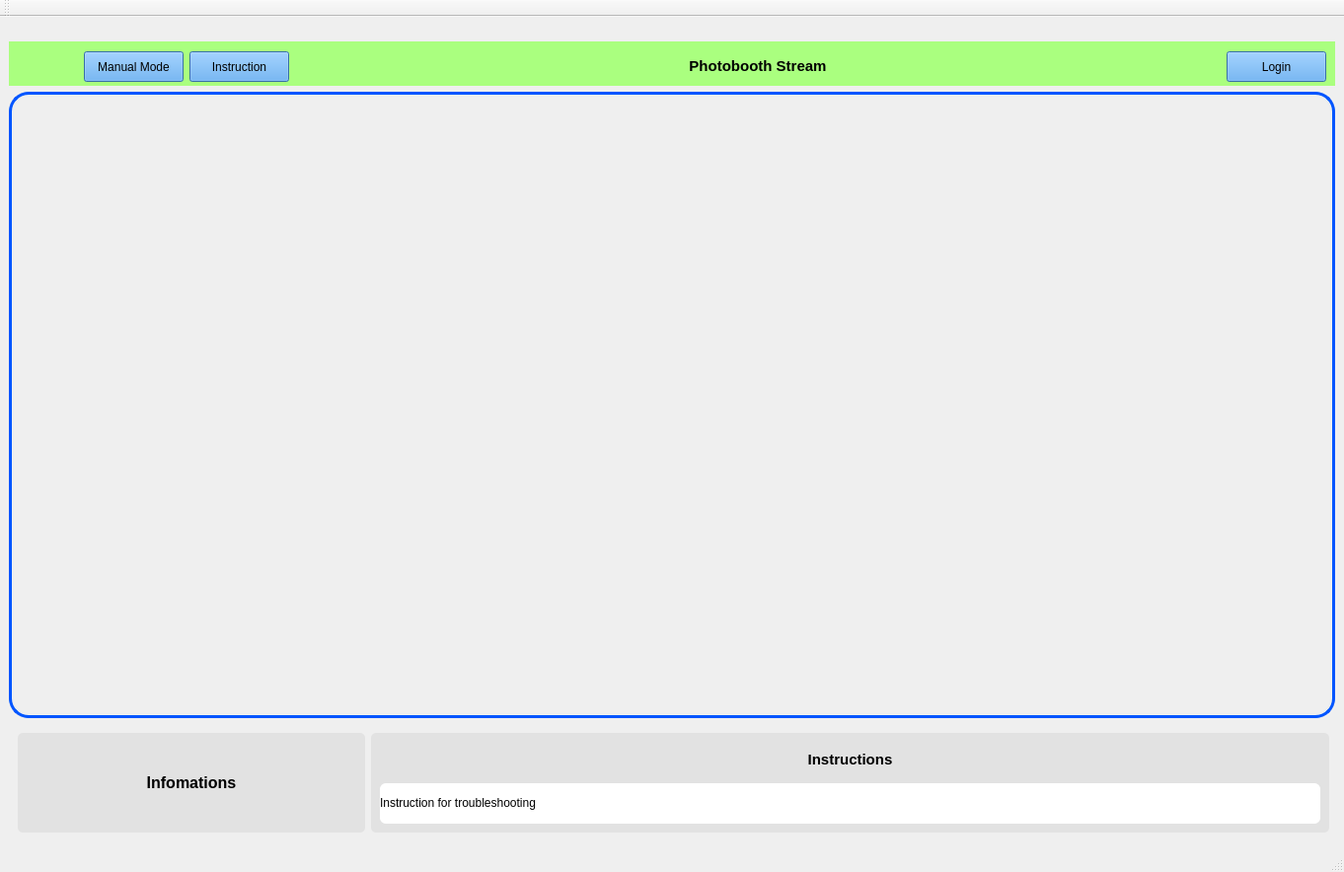
<?xml version="1.0" encoding="UTF-8"?>
<ui version="4.0">
 <class>MainWindow</class>
 <widget class="QMainWindow" name="MainWindow">
  <property name="enabled">
   <bool>true</bool>
  </property>
  <property name="geometry">
   <rect>
    <x>0</x>
    <y>0</y>
    <width>1362</width>
    <height>884</height>
   </rect>
  </property>
  <property name="sizePolicy">
   <sizepolicy hsizetype="Expanding" vsizetype="Expanding">
    <horstretch>0</horstretch>
    <verstretch>0</verstretch>
   </sizepolicy>
  </property>
  <property name="minimumSize">
   <size>
    <width>1362</width>
    <height>884</height>
   </size>
  </property>
  <property name="windowTitle">
   <string>MainWindow</string>
  </property>
  <property name="styleSheet">
   <string notr="true">QPushButton#Main_Button {
    background-color: rgb(80, 159, 239);
}
</string>
  </property>
  <widget class="QWidget" name="centralwidget">
   <property name="minimumSize">
    <size>
     <width>1314</width>
     <height>818</height>
    </size>
   </property>
   <layout class="QVBoxLayout" name="verticalLayout_3">
    <item>
     <widget class="QWidget" name="widget_navbar" native="true">
      <property name="sizePolicy">
       <sizepolicy hsizetype="Expanding" vsizetype="Expanding">
        <horstretch>0</horstretch>
        <verstretch>0</verstretch>
       </sizepolicy>
      </property>
      <property name="maximumSize">
       <size>
        <width>16777215</width>
        <height>61</height>
       </size>
      </property>
      <layout class="QVBoxLayout" name="verticalLayout_2">
       <property name="spacing">
        <number>0</number>
       </property>
       <property name="leftMargin">
        <number>0</number>
       </property>
       <property name="topMargin">
        <number>0</number>
       </property>
       <property name="rightMargin">
        <number>0</number>
       </property>
       <property name="bottomMargin">
        <number>0</number>
       </property>
       <item alignment="Qt::AlignmentFlag::AlignTop">
        <widget class="QLabel" name="header_img">
         <property name="sizePolicy">
          <sizepolicy hsizetype="Expanding" vsizetype="Expanding">
           <horstretch>0</horstretch>
           <verstretch>0</verstretch>
          </sizepolicy>
         </property>
         <property name="minimumSize">
          <size>
           <width>1321</width>
           <height>16</height>
          </size>
         </property>
         <property name="maximumSize">
          <size>
           <width>16777215</width>
           <height>16</height>
          </size>
         </property>
         <property name="text">
          <string/>
         </property>
         <property name="pixmap">
          <pixmap>statics/header.jpg</pixmap>
         </property>
         <property name="scaledContents">
          <bool>true</bool>
         </property>
        </widget>
       </item>
       <item>
        <widget class="QWidget" name="navbar" native="true">
         <property name="sizePolicy">
          <sizepolicy hsizetype="Expanding" vsizetype="Expanding">
           <horstretch>0</horstretch>
           <verstretch>0</verstretch>
          </sizepolicy>
         </property>
         <property name="minimumSize">
          <size>
           <width>1321</width>
           <height>51</height>
          </size>
         </property>
         <property name="maximumSize">
          <size>
           <width>16777215</width>
           <height>51</height>
          </size>
         </property>
         <property name="autoFillBackground">
          <bool>false</bool>
         </property>
         <property name="styleSheet">
          <string notr="true">QWidget#navbar {
    background-color: rgb(170, 255, 127);  
    color: white;
}</string>
         </property>
         <layout class="QHBoxLayout" name="horizontalLayout">
          <item>
           <widget class="QLabel" name="logo_img">
            <property name="sizePolicy">
             <sizepolicy hsizetype="Expanding" vsizetype="Expanding">
              <horstretch>0</horstretch>
              <verstretch>0</verstretch>
             </sizepolicy>
            </property>
            <property name="minimumSize">
             <size>
              <width>61</width>
              <height>31</height>
             </size>
            </property>
            <property name="maximumSize">
             <size>
              <width>61</width>
              <height>31</height>
             </size>
            </property>
            <property name="text">
             <string/>
            </property>
            <property name="pixmap">
             <pixmap>statics/logo.png</pixmap>
            </property>
            <property name="scaledContents">
             <bool>true</bool>
            </property>
           </widget>
          </item>
          <item>
           <widget class="QPushButton" name="Manual_Button">
            <property name="sizePolicy">
             <sizepolicy hsizetype="Expanding" vsizetype="Expanding">
              <horstretch>0</horstretch>
              <verstretch>0</verstretch>
             </sizepolicy>
            </property>
            <property name="minimumSize">
             <size>
              <width>101</width>
              <height>31</height>
             </size>
            </property>
            <property name="maximumSize">
             <size>
              <width>101</width>
              <height>31</height>
             </size>
            </property>
            <property name="styleSheet">
             <string notr="true">QPushButton#Manual_Button {
    background-color: rgb(77, 155, 232);
}
</string>
            </property>
            <property name="text">
             <string>Manual Mode</string>
            </property>
           </widget>
          </item>
          <item>
           <widget class="QPushButton" name="Instruction_Button">
            <property name="sizePolicy">
             <sizepolicy hsizetype="Expanding" vsizetype="Expanding">
              <horstretch>0</horstretch>
              <verstretch>0</verstretch>
             </sizepolicy>
            </property>
            <property name="minimumSize">
             <size>
              <width>101</width>
              <height>31</height>
             </size>
            </property>
            <property name="maximumSize">
             <size>
              <width>101</width>
              <height>31</height>
             </size>
            </property>
            <property name="styleSheet">
             <string notr="true">QPushButton#Instruction_Button {
    background-color: rgb(77, 155, 232);
}
</string>
            </property>
            <property name="text">
             <string>Instruction</string>
            </property>
           </widget>
          </item>
          <item>
           <widget class="QLabel" name="name_application">
            <property name="sizePolicy">
             <sizepolicy hsizetype="Expanding" vsizetype="Expanding">
              <horstretch>0</horstretch>
              <verstretch>0</verstretch>
             </sizepolicy>
            </property>
            <property name="minimumSize">
             <size>
              <width>725</width>
              <height>33</height>
             </size>
            </property>
            <property name="font">
             <font>
              <pointsize>11</pointsize>
              <bold>true</bold>
              <underline>false</underline>
              <kerning>true</kerning>
             </font>
            </property>
            <property name="styleSheet">
             <string notr="true">QLabel#name_application{
    color: black;
}</string>
            </property>
            <property name="text">
             <string>&lt;html&gt;&lt;head/&gt;&lt;body&gt;&lt;p align=&quot;center&quot;&gt;Photobooth Stream&lt;/p&gt;&lt;/body&gt;&lt;/html&gt;</string>
            </property>
            <property name="scaledContents">
             <bool>true</bool>
            </property>
           </widget>
          </item>
          <item>
           <widget class="QPushButton" name="Login_Button">
            <property name="sizePolicy">
             <sizepolicy hsizetype="Expanding" vsizetype="Expanding">
              <horstretch>0</horstretch>
              <verstretch>0</verstretch>
             </sizepolicy>
            </property>
            <property name="minimumSize">
             <size>
              <width>101</width>
              <height>31</height>
             </size>
            </property>
            <property name="maximumSize">
             <size>
              <width>101</width>
              <height>31</height>
             </size>
            </property>
            <property name="styleSheet">
             <string notr="true">QPushButton#Login_Button {
    background-color: rgb(77, 155, 232);
}
</string>
            </property>
            <property name="text">
             <string>Login</string>
            </property>
           </widget>
          </item>
         </layout>
        </widget>
       </item>
      </layout>
     </widget>
    </item>
    <item>
     <widget class="QLabel" name="stream_video">
      <property name="sizePolicy">
       <sizepolicy hsizetype="Expanding" vsizetype="Expanding">
        <horstretch>0</horstretch>
        <verstretch>0</verstretch>
       </sizepolicy>
      </property>
      <property name="styleSheet">
       <string notr="true">QLabel#stream_video{
    border: 3px solid rgb(0, 85, 255);
    border-radius: 20px;
}
</string>
      </property>
      <property name="text">
       <string/>
      </property>
      <property name="textFormat">
       <enum>Qt::TextFormat::RichText</enum>
      </property>
      <property name="pixmap">
       <pixmap>statics/test_view.png</pixmap>
      </property>
      <property name="scaledContents">
       <bool>false</bool>
      </property>
      <property name="alignment">
       <set>Qt::AlignmentFlag::AlignCenter</set>
      </property>
     </widget>
    </item>
    <item>
     <widget class="QWidget" name="widget_instruction" native="true">
      <property name="sizePolicy">
       <sizepolicy hsizetype="Expanding" vsizetype="Preferred">
        <horstretch>0</horstretch>
        <verstretch>0</verstretch>
       </sizepolicy>
      </property>
      <property name="minimumSize">
       <size>
        <width>1347</width>
        <height>119</height>
       </size>
      </property>
      <layout class="QHBoxLayout" name="horizontalLayout_3">
       <item>
        <widget class="QLabel" name="label_infomation">
         <property name="minimumSize">
          <size>
           <width>321</width>
           <height>81</height>
          </size>
         </property>
         <property name="maximumSize">
          <size>
           <width>436</width>
           <height>16777215</height>
          </size>
         </property>
         <property name="styleSheet">
          <string notr="true">QLabel#label_infomation{
    background-color: rgb(226, 226, 226);
    color: black;
	border-radius: 5px;
}</string>
         </property>
         <property name="text">
          <string>&lt;html&gt;&lt;head/&gt;&lt;body&gt;&lt;p align=&quot;center&quot;&gt;&lt;span style=&quot; font-size:12pt; font-weight:700;&quot;&gt;Infomations&lt;/span&gt;&lt;/p&gt;&lt;/body&gt;&lt;/html&gt;</string>
         </property>
         <property name="alignment">
          <set>Qt::AlignmentFlag::AlignCenter</set>
         </property>
         <property name="wordWrap">
          <bool>false</bool>
         </property>
        </widget>
       </item>
       <item>
        <widget class="QWidget" name="widget_instructions" native="true">
         <property name="minimumSize">
          <size>
           <width>971</width>
           <height>101</height>
          </size>
         </property>
         <property name="styleSheet">
          <string notr="true">QWidget#widget_instructions  {
    background-color: rgb(226, 226, 226);
    color: black;
	border-radius: 5px;
}</string>
         </property>
         <layout class="QVBoxLayout" name="verticalLayout">
          <item>
           <widget class="QLabel" name="label_instruction">
            <property name="minimumSize">
             <size>
              <width>111</width>
              <height>31</height>
             </size>
            </property>
            <property name="text">
             <string>&lt;html&gt;&lt;head/&gt;&lt;body&gt;&lt;p align=&quot;center&quot;&gt;&lt;span style=&quot; font-size:11pt; font-weight:700;&quot;&gt;Instructions&lt;/span&gt;&lt;/p&gt;&lt;/body&gt;&lt;/html&gt;</string>
            </property>
           </widget>
          </item>
          <item>
           <widget class="QLabel" name="content_instruction">
            <property name="minimumSize">
             <size>
              <width>941</width>
              <height>41</height>
             </size>
            </property>
            <property name="styleSheet">
             <string notr="true">QLabel#content_instruction{
    background-color: rgb(255, 255, 255);
    color: Black;
	border-radius: 6px;
}</string>
            </property>
            <property name="text">
             <string>&lt;html&gt;&lt;head/&gt;&lt;body&gt;&lt;p&gt;Instruction for troubleshooting&lt;/p&gt;&lt;/body&gt;&lt;/html&gt;</string>
            </property>
           </widget>
          </item>
         </layout>
        </widget>
       </item>
      </layout>
     </widget>
    </item>
   </layout>
  </widget>
  <widget class="QMenuBar" name="menubar">
   <property name="geometry">
    <rect>
     <x>0</x>
     <y>0</y>
     <width>1362</width>
     <height>33</height>
    </rect>
   </property>
  </widget>
  <widget class="QStatusBar" name="statusbar"/>
  <widget class="QToolBar" name="toolBar">
   <property name="windowTitle">
    <string>toolBar</string>
   </property>
   <attribute name="toolBarArea">
    <enum>TopToolBarArea</enum>
   </attribute>
   <attribute name="toolBarBreak">
    <bool>false</bool>
   </attribute>
  </widget>
 </widget>
 <resources/>
 <connections/>
</ui>
